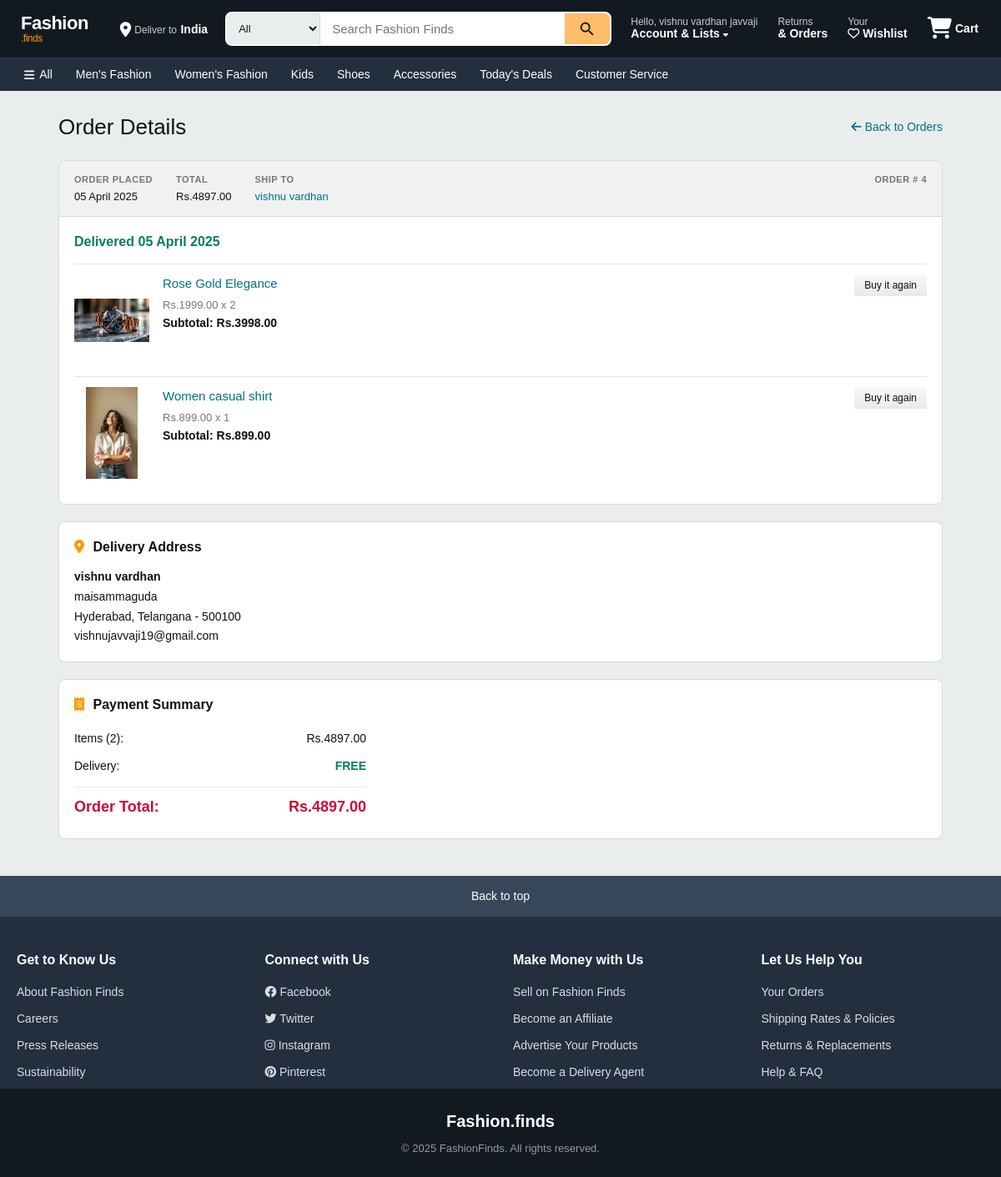
Screenshot of /order/4 (signed in) with the database file from the repository.
### app/models.py (models this page shows, shortened)
class User(db.Model, UserMixin):
    __tablename__ = 'users'
    id = db.Column(db.Integer, primary_key=True)
    name = db.Column(db.String(100), nullable=False)
    phone = db.Column(db.String(15), nullable=False)
    email = db.Column(db.String(100), unique=True, nullable=False)
    password = db.Column(db.String(255), nullable=False)
    address = db.Column(db.Text, nullable=False)
    state = db.Column(db.String(50), nullable=False)
    city = db.Column(db.String(50), nullable=False)
    pincode = db.Column(db.String(10), nullable=False)
    reset_token = db.Column(db.String(255), nullable=True)
    reset_token_expiry = db.Column(db.DateTime, nullable=True)
    approved = db.Column(db.Boolean, default=False)
    role = db.Column(db.String(10), nullable=False)

class Order(db.Model):
    __tablename__ = 'orders'
    id = db.Column(db.Integer, primary_key=True)
    user_id = db.Column(db.Integer, db.ForeignKey('users.id'), nullable=False)
    total_price = db.Column(db.Float, nullable=False)
    status = db.Column(db.String(50), nullable=False, default="Pending")  # ('Pending', 'Shipped', 'Delivered', 'Cancelled')
    order_date = db.Column(db.DateTime, nullable=False, default=lambda: datetime.now(timezone.utc))
    delivery_date = db.Column(db.DateTime, nullable=True)
    order_items = db.relationship('OrderItem', backref='order', lazy=True, cascade="all, delete-orphan")
    delivery_person_id = db.Column(db.Integer, db.ForeignKey('users.id'), nullable=True)
    customer_name = db.Column(db.String(100), nullable=False)
    address_line_1 = db.Column(db.String(100), nullable=False)
    state = db.Column(db.String(100), nullable=False)
    city = db.Column(db.String(100), nullable=False)
    pincode = db.Column(db.String(20), nullable=False)
    mail = db.Column(db.String(50), nullable=False)

class OrderItem(db.Model):
    __tablename__ = 'order_items'
    id = db.Column(db.Integer, primary_key=True)
    order_id = db.Column(db.Integer, db.ForeignKey('orders.id'), nullable=False)
    product_id = db.Column(db.Integer, db.ForeignKey('products.id'), nullable=False)
    quantity = db.Column(db.Integer, nullable=False, default=1)
    unit_price = db.Column(db.Float, nullable=False)  # Price at time of purchase
    subtotal = db.Column(db.Float, nullable=False)  # quantity * unit_price

class Product(db.Model):
    __tablename__ = 'products'
    id = db.Column(db.Integer, primary_key=True)
    product_name = db.Column(db.String(100), nullable=False)
    product_picture = db.Column(db.String(1000), nullable=False)
    current_price = db.Column(db.Float, nullable=False)
    previous_price = db.Column(db.Float, nullable=False)
    description = db.Column(db.String(2000), nullable=True)
    color = db.Column(db.String(15))
    rating = db.Column(db.Integer, default=0)
    sale = db.Column(db.Boolean, default=False)
    discount = db.Column(db.Integer, nullable=True, default=0)
    category = db.Column(db.String(100), nullable=False)
    brand_id = db.Column(db.Integer, db.ForeignKey('brands.id'), nullable=True)
    count = db.Column(db.Integer, nullable=False, default=0)
    quantity_size = db.relationship('ProductSize', backref='product', lazy=True, cascade="all, delete-orphan")
    carts = db.relationship('Cart', backref='cart_product', lazy=True, cascade="all, delete-orphan")
    wishlists = db.relationship('Wishlist', backref='wishlist_product', lazy=True, cascade="all, delete-orphan")
    order_items = db.relationship('OrderItem', backref='product', lazy=True, cascade="all, delete-orphan")

### app/views.py (the view)
@views.route('/order/<int:order_id>', methods=['GET'])
@login_required
def view_order_items(order_id):
    order = Order.query.get(order_id)
    if not order or order.user_id != current_user.id :
        flash('Order not found!', 'danger')
        return redirect(url_for('views.my_orders'))
    order_items = OrderItem.query.filter_by(order_id=order.id).all()
    return render_template('view_order.html', order=order, order_items=order_items)

### app/templates/view_order.html (shortened to what this page needs)
{% extends "base.html" %}
{% block content %}
<div class="orders-page">
    <div class="orders-header">
        <h1>Order Details</h1>
        <a href="{{ url_for('views.my_orders') }}" class="back-to-orders"><i class="fas fa-arrow-left"></i> Back to Orders</a>
    </div>
    <div class="order-card">
        <div class="order-card-header">
            <div class="order-header-col">
                <span class="order-header-label">ORDER PLACED</span>
                <span class="order-header-value">{{ order.order_date.strftime('%d %B %Y') }}</span>
            </div>
            <div class="order-header-col">
                <span class="order-header-label">TOTAL</span>
                <span class="order-header-value">Rs.{{ "%.2f"|format(order.total_price) }}</span>
            </div>
            <div class="order-header-col">
                <span class="order-header-label">SHIP TO</span>
                <span class="order-header-value order-header-name">{{ order.customer_name }}</span>
            </div>
            <div class="order-header-col order-header-right">
                <span class="order-header-label">ORDER # {{ order.id }}</span>
            </div>
        </div>
        <div class="order-card-body">
            <div class="order-status-row">
                <span class="order-status
                    {% if order.status == 'Delivered' %} status-delivered
                    {% elif order.status == 'Cancelled' %} status-cancelled
                    {% elif order.status == 'In Transit' %} status-transit
                    {% else %} status-pending
                    {% endif %}">
                    {% if order.status == 'Delivered' %}
                        Delivered {{ order.delivery_date.strftime('%d %B %Y') if order.delivery_date else '' }}
                    {% elif order.status == 'In Transit' %}
                        In Transit
                    {% elif order.status == 'Cancelled' %}
                        Cancelled
                    {% else %}
                        Order Placed
                    {% endif %}
                </span>
            </div>
            {% for item in order_items %}
            <div class="order-item-row">
                <div class="order-item-image">
                    <a href="{{ url_for('views.product_info', product_id=item.product_id) }}">
                        <img src="{{ url_for('views.get_image', filename=item.product.product_picture) }}" alt="{{ item.product.product_name }}" onerror="this.src='https://via.placeholder.com/100x120?text=No+Image'">
                    </a>
                </div>
                <div class="order-item-info">
                    <a href="{{ url_for('views.product_info', product_id=item.product_id) }}" class="order-item-name">{{ item.product.product_name }}</a>
                    <div class="order-item-price">Rs.{{ "%.2f"|format(item.unit_price) }} x {{ item.quantity }}</div>
                    <div class="order-item-subtotal">Subtotal: Rs.{{ "%.2f"|format(item.subtotal) }}</div>
                </div>
                <div class="order-item-actions">
                    <a href="{{ url_for('views.product_info', product_id=item.product_id) }}" class="btn-amazon-secondary btn-sm">Buy it again</a>
                </div>
            </div>
            {% endfor %}
        </div>
    </div>
    <div class="order-card">
        <div class="order-detail-section">
            <h3 class="order-detail-title"><i class="fas fa-map-marker-alt"></i> Delivery Address</h3>
            <div class="order-address">
                <strong>{{ order.customer_name }}</strong><br>
                {{ order.address_line_1 }}<br>
                {{ order.city }}, {{ order.state }} - {{ order.pincode }}<br>
                {{ order.mail }}
            </div>
        </div>
    </div>
    <div class="order-card">
        <div class="order-detail-section">
            <h3 class="order-detail-title"><i class="fas fa-receipt"></i> Payment Summary</h3>
            <div class="order-payment-summary">
                <div class="payment-row">
                    <span>Items ({{ order_items|length }}):</span>
                    <span>Rs.{{ "%.2f"|format(order.total_price) }}</span>
                </div>
                <div class="payment-row">
                    <span>Delivery:</span>
                    <span class="free-text">FREE</span>
                </div>
                <div class="payment-row payment-total">
                    <span>Order Total:</span>
                    <span>Rs.{{ "%.2f"|format(order.total_price) }}</span>
                </div>
            </div>
        </div>
    </div>
</div>
{% endblock %}

### app/templates/navbar.html (shortened to what this page needs)
<div class="nav-container">
    <div class="navbar-top">
        <div class="logo">
            <a href="/">Fashion<span class="logo-accent">.finds</span></a>
        </div>
        <div class="deliver-to">
            <i class="fas fa-location-dot"></i>
            <div>
                <span class="deliver-label">Deliver to</span>
                <span class="deliver-value">India</span>
            </div>
        </div>
        <div class="nav-search">
            <form action="{{ url_for('views.search') }}" method="GET" class="search-bar">
                <select name="category" class="search-category">
                    <option value="">All</option>
                </select>
                <input type="text" name="query" class="search-input"
                       placeholder="Search Fashion Finds" required>
                <button type="submit" class="search-button">
                </button>
            </form>
        </div>
        <div class="nav-actions">
            <div class="dropdown">
                <a href="{{ url_for('auth.account') }}" class="nav-action-item">
                    <span class="nav-action-label">Hello, {% if current_user.is_authenticated %}{{ current_user.name }}{% else %}sign in{% endif %}</span>
                    <span class="nav-action-value">Account & Lists <i class="fas fa-caret-down" style="font-size:10px"></i></span>
                </a>
            </div>
            <a href="{{ url_for('views.my_orders') }}" class="nav-action-item">
                <span class="nav-action-label">Returns</span>
                <span class="nav-action-value">& Orders</span>
            </a>
            <a href="/wishlist" class="nav-action-item">
                <span class="nav-action-label">Your</span>
                <span class="nav-action-value"><i class="far fa-heart"></i> Wishlist</span>
            </a>
            <a href="/cart" class="nav-cart">
                <span class="cart-icon-wrap">
                    <i class="fas fa-shopping-cart"></i>
                </span>
                <span class="cart-label">Cart</span>
            </a>
        </div>
    </div>
    <div class="navbar-bottom">
        <div class="navbar-bottom-inner">
            <a href="/" class="nav-cat-link"><i class="fas fa-bars"></i> All</a>
            <a href="{{ url_for('views.products_by_category', category_name='Men') }}" class="nav-cat-link">Men's Fashion</a>
            <a href="{{ url_for('views.products_by_category', category_name='Women') }}" class="nav-cat-link">Women's Fashion</a>
            <a href="{{ url_for('views.products_by_category', category_name='Kids') }}" class="nav-cat-link">Kids</a>
            <a href="{{ url_for('views.products_by_category', category_name='Shoes') }}" class="nav-cat-link">Shoes</a>
            <a href="{{ url_for('views.products_by_category', category_name='Accessories') }}" class="nav-cat-link">Accessories</a>
            <a href="{{ url_for('views.search') }}?query=sale" class="nav-cat-link">Today's Deals</a>
            <a href="{{ url_for('views.contact') }}" class="nav-cat-link">Customer Service</a>
        </div>
    </div>
</div>

### rows the page displays
User: name "vishnu vardhan javvaji"
Order: order_date "05 April 2025", total_price "4897.00", customer_name "vishnu vardhan", id "4", delivery_date "05 April 2025", address_line_1 "maisammaguda", city "Hyderabad", state "Telangana", pincode "500100", mail "vishnujavvaji19@gmail.com"
OrderItem: product_picture (picture), product.product_name "Rose Gold Elegance", unit_price "1999.00", quantity "2", subtotal "3998.00"
OrderItem: product_picture (picture), product.product_name "Women casual shirt", unit_price "899.00", quantity "1", subtotal "899.00"

### other values shown
{{ order_items|length }} "2"
